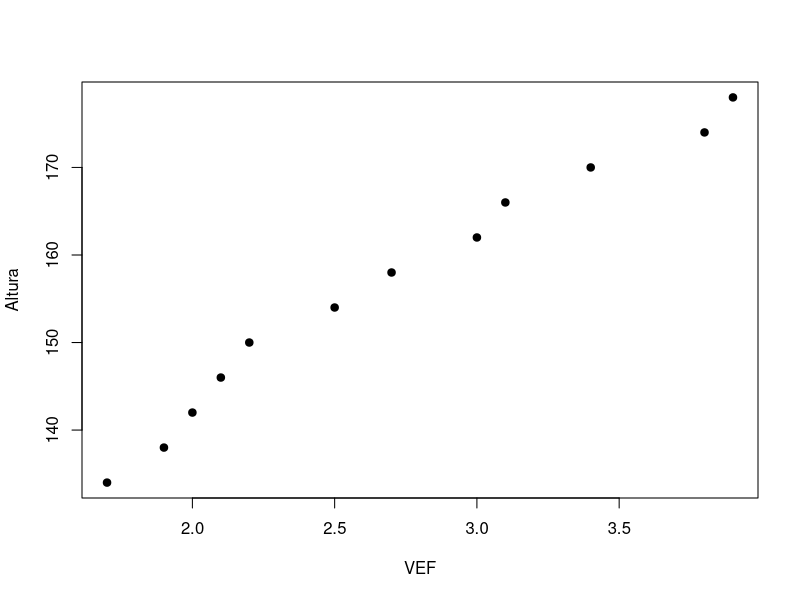
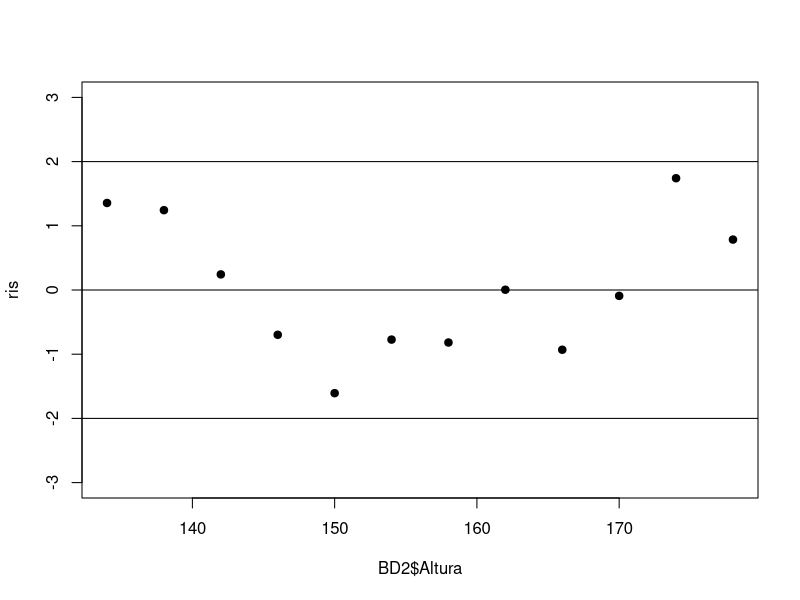
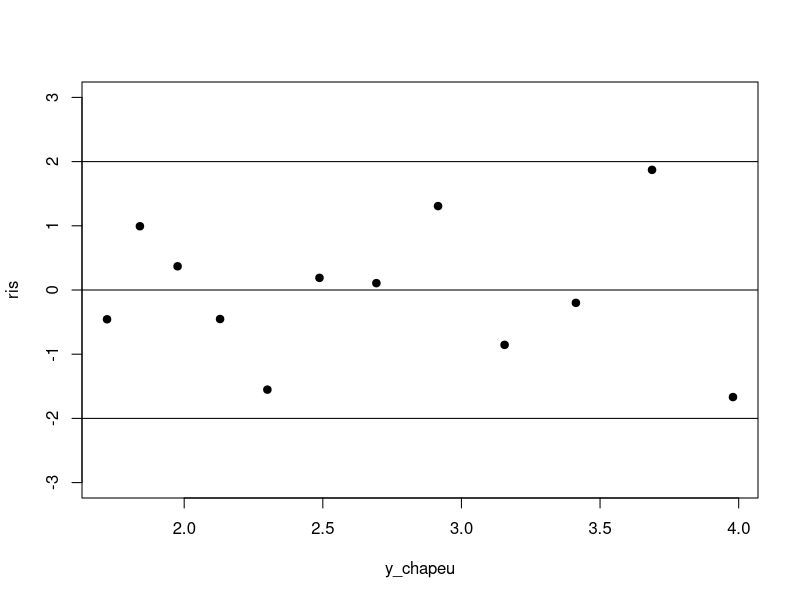
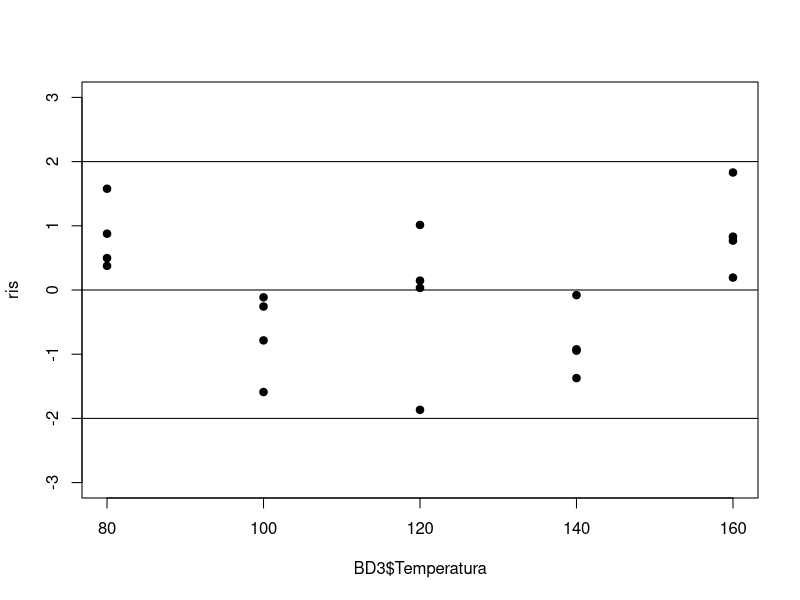
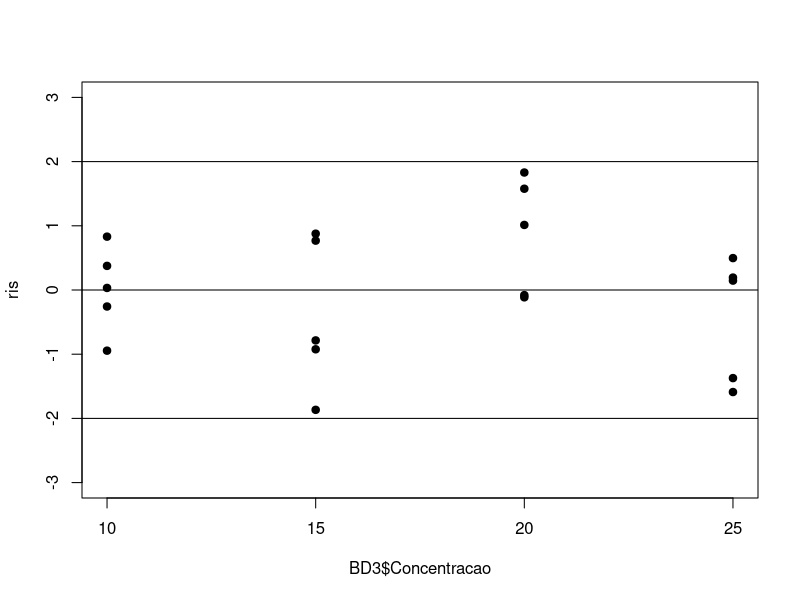
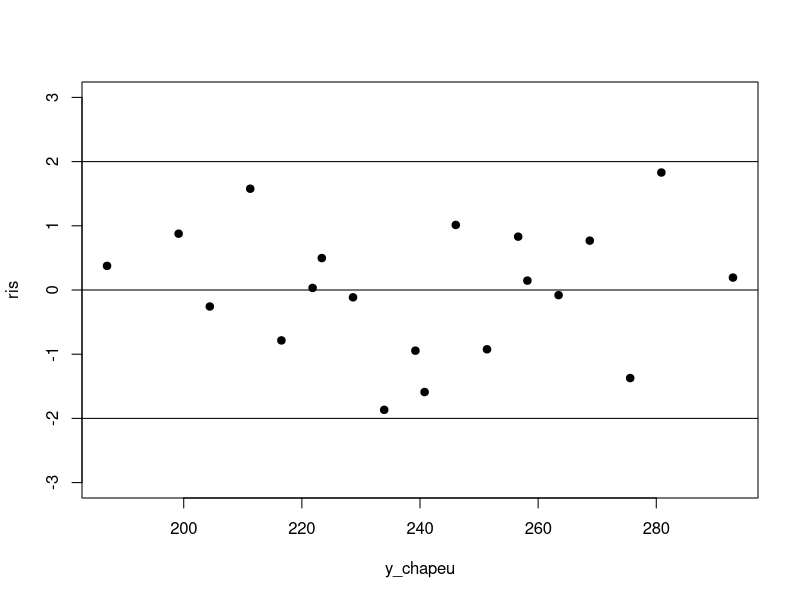
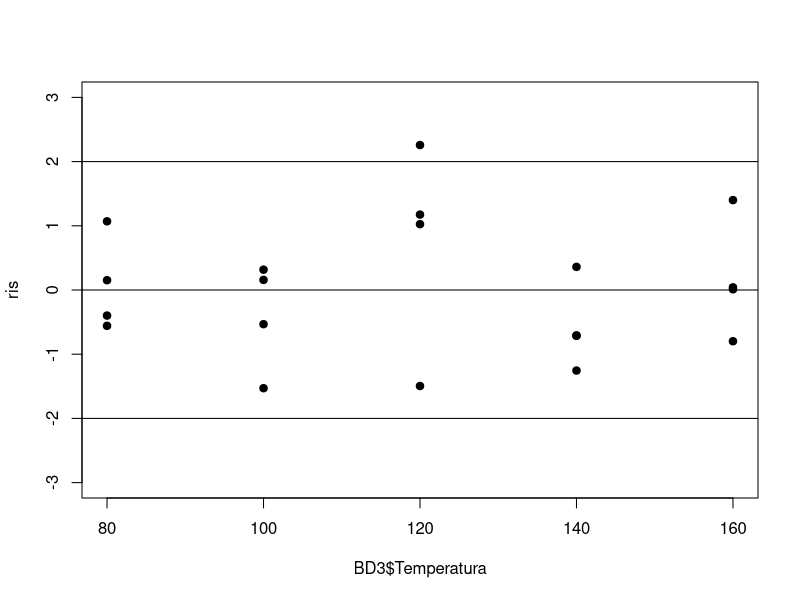
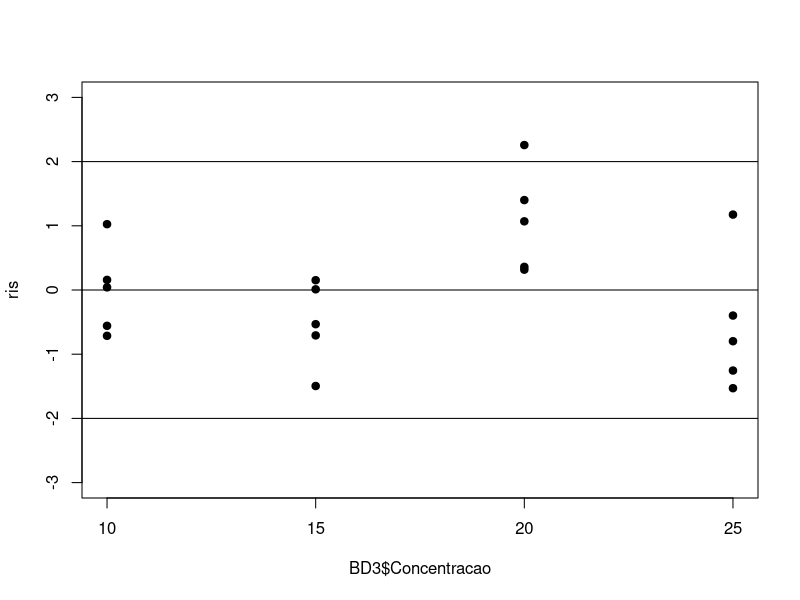

Generate these figures, in order, with R:


# 1) ----------------------------------------------------------------------

BD1 =readr::read_table2("tabela_1.tsv")

#a)

BD1$Ano = 1:17
BD1 = BD1[,c(2,1)]

#Yi = B0 + B1Xi1 + ei
modelo1 = lm(BD1); summary(modelo1)

#Yi = B0*B1^Xi1 * ei
#log(Yi) = log(B0) + Xi1*log(B1) + log(ei)

prod_log = log10(BD1$Producao_de_automoveis)
modelo2 = lm(prod_log ~ BD1$Ano); summary(modelo2)


#Yi = B0 + B1Xi1 + B2Xi1^2 + ei

ano_sqd = BD1$Ano ^ 2
modelo3 = lm(BD1$Producao_de_automoveis ~ BD1$Ano +ano_sqd  ); summary(modelo3)


#b)

summary(modelo1)$adj.r.squared
summary(modelo2)$adj.r.squared
summary(modelo3)$adj.r.squared

#c)


#Escolherei modelo 2 pois ele possui a variável ano com efeito signficativo para produção de automóveis
#E seu R2 ajustado é alto



# 2) ----------------------------------------------------------------------

BD2 =readr::read_table2("tabela_2.tsv")
BD2 = BD2[,-1]
BD2 = BD2[,c(2,1)]

#a)

plot(BD2, pch = 19)

#Parece existir uma relação linear positiva

#b)

modelo1 = lm(BD2); summary(modelo1)
#Todas as variáveis tem efeitos significativos
ris = rstandard(modelo1)
y_chapeu = fitted(modelo1)

plot(ris ~ BD2$Altura, pch = 19, ylim = c(-3,3));abline(h = c(-2,0,2))
#Não parece ser uma núvem aleatória de pontos, evidência de violação de alguma hipótese básica

#c)

altura_sqrd = BD2$Altura ^ 2
modelo2 = lm(BD2$VEF ~BD2$Altura + altura_sqrd); summary(modelo2)

ris = rstandard(modelo2)
y_chapeu = fitted(modelo2)

plot(ris ~ y_chapeu, pch = 19, ylim = c(-3,3));abline(h = c(-2,0,2))

#d)

#A qualidade de ajuste do modelo melhorou em cerca de 2%


# 3) ----------------------------------------------------------------------

BD3 =readr::read_table2("tabela_3.tsv")

#a)

modelo1 = lm(BD3); summary(modelo1)
#Ambas as variáveis possuem relação significativa

ris = rstandard(modelo1)
y_chapeu = fitted(modelo1)

plot(ris ~ BD3$Temperatura, pch = 19, ylim = c(-3,3));abline(h=c(-2,0,2))
plot(ris ~ BD3$Concentracao, pch = 19, ylim = c(-3,3));abline(h=c(-2,0,2))
plot(ris ~ y_chapeu, pch = 19, ylim = c(-3,3));abline(h=c(-2,0,2))
#Existe uma relação curvelinea, violação da hipótese de lineariedade

#b)

temperatura_sqrd = BD3$Temperatura ^ 2
modelo2 = lm(BD3$Producao~BD3$Temperatura + BD3$Concentracao+ temperatura_sqrd);summary(modelo2)

ris = rstandard(modelo2)
y_chapeu = fitted(modelo2)

plot(ris ~ BD3$Temperatura, pch = 19, ylim = c(-3,3));abline(h=c(-2,0,2))
plot(ris ~ BD3$Concentracao, pch = 19, ylim = c(-3,3));abline(h=c(-2,0,2))
plot(ris ~ temperatura_sqrd, pch = 19, ylim = c(-3,3));abline(h=c(-2,0,2))
plot(ris ~ y_chapeu, pch = 19, ylim = c(-3,3));abline(h=c(-2,0,2))
qqnorm(ris, pch = 19);abline(0,1)
#As hipóteses foram satisfeitas


# 4) ----------------------------------------------------------------------

BD4 =readr::read_table2("tabela_4.tsv")
BD4 = BD4[,c(2,1)]
#a)

modelo1 = lm(BD4); summary(modelo1)
#Os beta possuem efeito significânte

ris = rstandard(modelo1)
y_chapeu = fitted(modelo1)

plot(ris ~ y_chapeu, pch = 19, ylim = c(-3,3));abline(h=c(-2,0,2))
qqnorm(ris, pch = 19);abline(0,1)
shapiro.test(ris)
#Não é normal

#b)

BD4$No_de_bacterias = sqrt(BD4$No_de_bacterias)

modelo2 = lm(BD4); summary(modelo2)
#Os beta possuem efeito significânte

ris = rstandard(modelo2)
y_chapeu = fitted(modelo2)

plot(ris ~ y_chapeu, pch = 19, ylim = c(-3,3));abline(h=c(-2,0,2))
qqnorm(ris, pch = 19);abline(0,1)
shapiro.test(ris)
#É normal
plot(BD4$No_de_bacterias~BD4$Tempo_de_exposicaoo, pch = 19)
#Não é linear

#c)

BD4$Tempo_de_exposicaoo_2= BD4$Tempo_de_exposicaoo ^ 2
modelo3 = lm(BD4); summary(modelo3)
ris = rstandard(modelo3)
y_chapeu = fitted(modelo3)

plot(ris~BD4$Tempo_de_exposicaoo, pch = 19, ylim = c(-3,3));abline(h=c(-2,0,2))
plot(ris~y_chapeu, pch = 19, ylim = c(-3,3));abline(h=c(-2,0,2))
#Lineariedade satisfeita
qqnorm(ris, pch = 19); abline(0,1)
#Normalidade satisfeita

#d)

distancia_cook =cooks.distance(modelo3)
id = which(distancia_cook >= 1); id
plot(ris~distancia_cook, pch = 19, ylim= c(-4,4), xlim = c(0,14))
abline(h = c(-2,0,2) , v = 1)
text(distancia_cook[id], ris[id], id, pos = 3)
#A observação 1 é autamente influente

BD4 = BD4[-1,]



modelo4 = lm(BD4); summary(modelo4)
ris = rstandard(modelo4)

distancia_cook =cooks.distance(modelo4)
id = which(distancia_cook >= 1); id
plot(ris~distancia_cook, pch = 19, ylim= c(-4,4), xlim = c(0,14))
abline(h = c(-2,0,2) , v = 1)
text(distancia_cook[id], ris[id], id, pos = 3)

#A variavel Tempo de exposição^2 não possui mais efeito significante